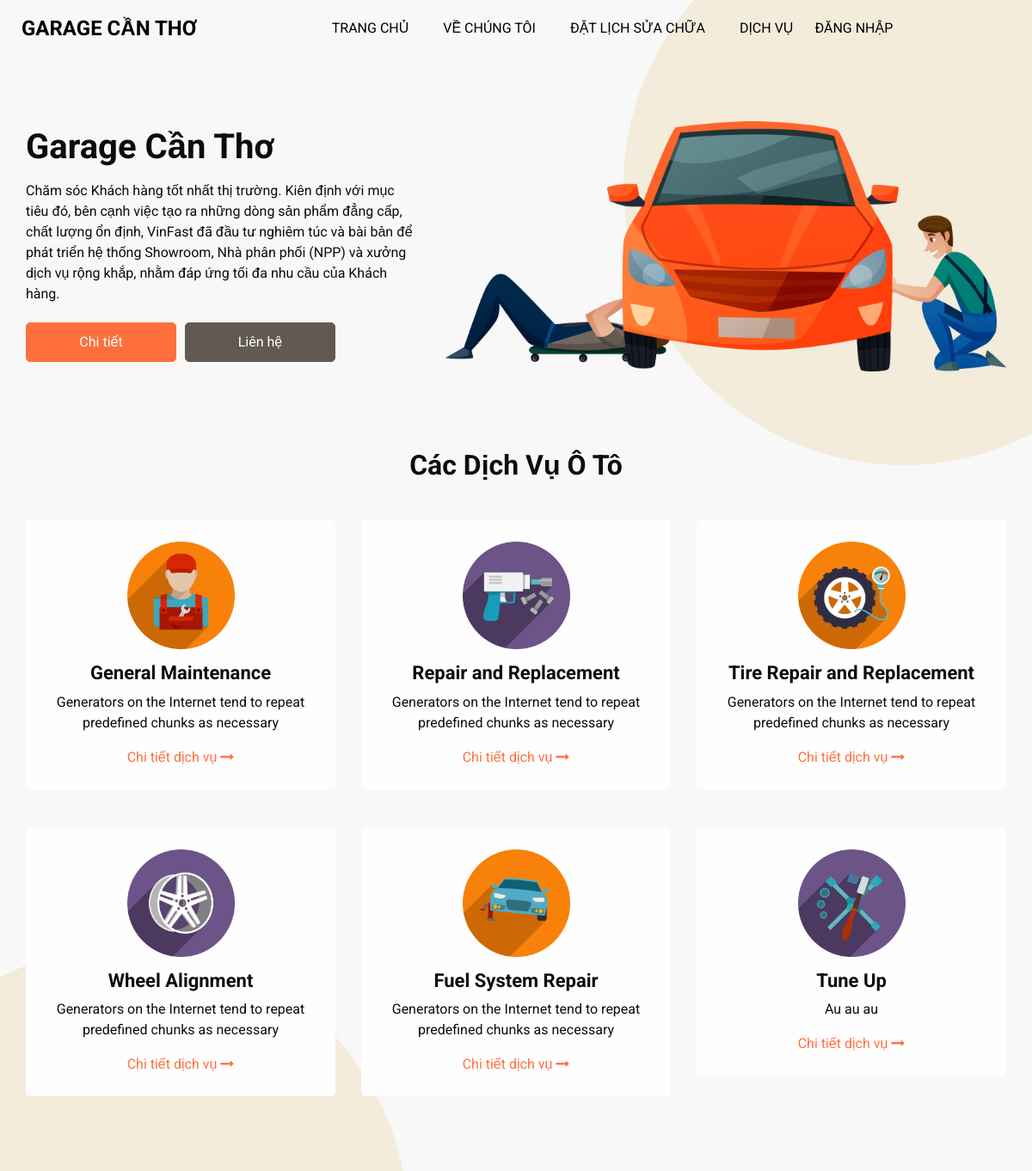
Before: / (upper part) with the older database file.
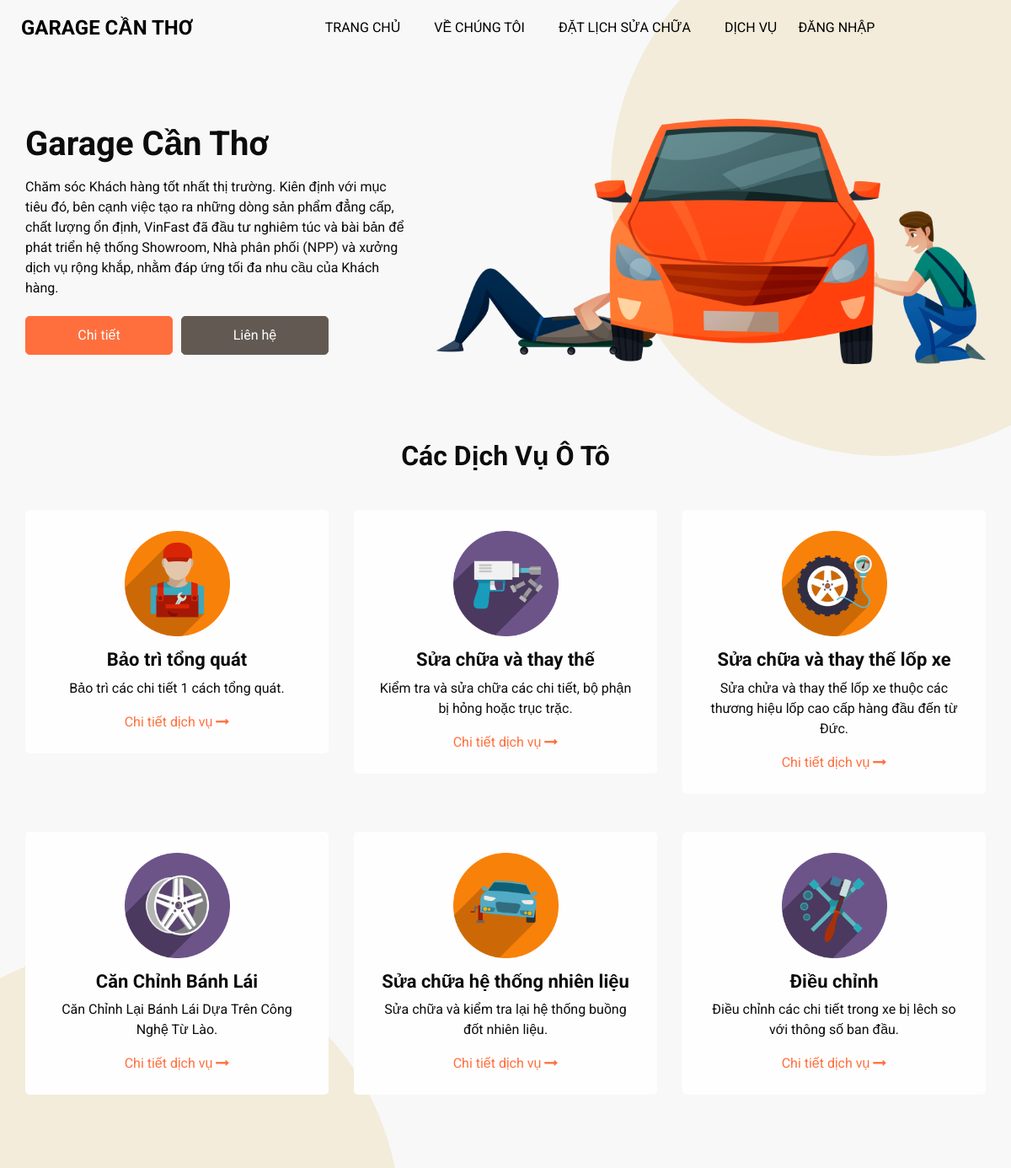
After: the same page with the newer database file.
### garage/models.py (models this page shows, shortened)
class Garage(models.Model):
    name = models.CharField(max_length=255, blank=True, verbose_name="Tên cửa hàng")
    description = models.TextField(max_length=2000, blank=True, null=True, verbose_name="Giới thiệu cửa hàng")
    image = models.ImageField(max_length=255, blank=True)
    created_at = models.DateTimeField(auto_now_add=True)
    class Meta:
        verbose_name_plural  = 'Thông Tin Cửa Hàng'

class Service(models.Model):
    name = models.CharField(max_length=255, blank=True, verbose_name='Tên Dịch Vụ')
    price = models.CharField(max_length=255, blank=True , verbose_name='Giá (VND)')
    time_todo = models.CharField(max_length=255, blank=True , verbose_name='Thời gian (phút)')
    description = models.TextField(max_length=255, blank=True, null=True, verbose_name='Mô tả')
    image = models.ImageField(max_length=255, blank=True)
    created_at = models.DateTimeField(auto_now_add=True)
    class Meta:
        verbose_name_plural  = 'Dịch Vụ'

### garage/views.py (the view)
# urls.py: path('', Homepage.as_view(), name ='homepage'),
class Homepage(ListView):
    model = Service
    template_name = 'garage/index.html'
    context_object_name = 'services'
    def get_context_data(self, **kwargs):
        context = super(Homepage, self).get_context_data(**kwargs)
        context['garage'] = Garage.objects.get(id=1)
        return context

### garage/templates/garage/index.html (shortened to what this page needs)
  {% extends 'garage/partials/main.html' %}
    <section class="slider_section">
      <div id="customCarousel1" class="carousel slide" data-ride="carousel">
        <div class="carousel-inner">
          <div class="carousel-item active">
            <div class="container">
              <div class="row">
                <div class="col-md-6 col-lg-5">
                  <div class="detail-box">
                    <h1>{{garage.name}}</h1>
                    <p>{{garage.description}}</p>
                    <div class="btn-box">
                      <a href="" class="btn-1">Chi tiết</a>
                      <a href="" class="btn-2"> Liên hệ</a>
                    </div>
                  </div>
                </div>
                <div class="col-md-6 col-lg-7">
                  <div class="img-box">
                    {% load static %}
                    <img src="{% static '/images/slider-img.png' %}" alt="" />
                  </div>
                </div>
              </div>
            </div>
          </div>
        </div>
      </div>
    </section>
    <section class="service_section" id="services">
      <div class="container">
        <div class="heading_container heading_center">
          <h2>Các Dịch Vụ Ô Tô</h2>
        </div>
      </div>
      <div class="container">
        <div class="row">
          {% for service in services %}
          <div class="col-md-6 col-lg-4">
            <div class="box">
              <div class="img-box">
                <img src="{{service.image.url}}" alt="" />
              </div>
              <div class="detail-box">
                <h4>{{service.name}}</h4>
                <p>{{service.description}}</p>
                <a href="{% url 'service' service.id %}">
                 Chi tiết dịch vụ
                  <i class="fa fa-long-arrow-right" aria-hidden="true"></i>
                </a>
              </div>
            </div>
          </div>
          {% endfor %}
        </div>
      </div>
    </section>
    <section class="about_section layout_padding">
              {% load static %}
    </section>
    {% load static %}
    {% load static %}
    {% load static %}

### garage/templates/garage/partials/main.html (shortened to what this page needs)
{% load static %}
<!DOCTYPE html>
<html lang="en">
  {% include 'garage/partials/header.html' %}
  <body>
    {% block content %} {% endblock %}
  </body>
</html>

### garage/templates/garage/partials/header.html (shortened to what this page needs)
{% load static %}
<head>
  {% load static %}
  <link
    rel="stylesheet"
    type="text/css"
    href="{% static 'css/bootstrap.css' %}"
  />
  {% load static %}
  <link href="{% static 'css/font-awesome.min.css' %}" rel="stylesheet" />
  {% load static %}
  <link href="{% static 'css/booking.css' %}" rel="stylesheet" />
  {% load static %}
  <link href="{% static 'css/style.css' %}" rel="stylesheet" />
  {% load static %}
  <link href="{% static  'css/responsive.css' %}" rel="stylesheet" />
</head>
<body>
  <header class="header_section">
    <div class="container-fluid">
      <nav class="navbar navbar-expand-lg custom_nav-container">
        <a class="navbar-brand" href="{% url 'homepage' %}">
          <span>{{garage.name}}</span>
        </a>
        <div class="collapse navbar-collapse" id="navbarSupportedContent">
          <ul class="navbar-nav ml-auto">
            <li class="nav-item active">
              <a class="nav-link" href="{% url 'homepage' %}"
                >Trang Chủ <span class="sr-only">(current)</span></a
              >
            </li>
            <li class="nav-item">
              <a class="nav-link" href=""> Về chúng tôi</a>
            </li>
            <li class="nav-item">
              <a class="nav-link" href="{% url 'booking' %}"
                >Đặt lịch sửa chữa</a
              >
            </li>
            <li class="nav-item">
              <a class="nav-link" href="{% url 'homepage' %}#services"
                >Dịch vụ</a
              >
            </li>
          </ul>
          <div class="quote_btn-container">
            {% if request.user.is_authenticated %}
            <div class="wrap-logout">
              <p style="text-transform: uppercase">
                Xin chào, {{request.user}} |
              </p>
              <a href="{% url 'logout' %}"> Đăng Xuất</a>
            </div>
            {% else %}
            <a href="{% url 'login' %}">Đăng Nhập</a>
            {% endif %}
          </div>
        </div>
      </nav>
    </div>
  </header>
</body>

### static/css/style.css (style rules this page uses)
html { overflow-x: hidden; }
body { font-family: "Roboto", sans-serif; color: #0c0c0c; background-color: #f8f8f8; overflow-x: hidden; }
section { max-width: 1400px; margin: auto; }
.layout_padding { padding: 90px 0; }
.heading_container { display: -webkit-box; display: -ms-flexbox; display: flex; -webkit-box-orient: vertical; -webkit-box-direction: normal; -ms-flex-direction: column; flex-direction: column; -webkit-box-align: start; -ms-flex-align: start; align-items: flex-start; }
.heading_container h2 { position: relative; font-weight: bold; margin: 0; }
.heading_container.heading_center { -webkit-box-align: center; -ms-flex-align: center; align-items: center; text-align: center; }
a, a:hover, a:focus { text-decoration: none; }
.header_section .container-fluid { padding-right: 25px; padding-left: 25px; }
.navbar-brand span { font-weight: bold; color: #000000; font-size: 24px; text-transform: uppercase; }
.custom_nav-container { padding: 10px 0; }
.custom_nav-container .navbar-nav .nav-item .nav-link { padding: 5px 20px; color: #000000; text-align: center; text-transform: uppercase; }
.navbar-nav { flex: 3; justify-content: flex-end; }
.quote_btn-container { flex: 1; display: -webkit-box; display: -ms-flexbox; display: flex; -webkit-box-align: center; -ms-flex-align: center; align-items: center; }
.quote_btn-container a { color: #000000; text-transform: uppercase; margin-left: 5px; }
.slider_section { display: -webkit-box; display: -ms-flexbox; display: flex; -webkit-box-align: center; -ms-flex-align: center; align-items: center; padding-top: 75px; padding-bottom: 90px; position: relative; }
.slider_section::before { content: ""; position: absolute; top: 150px; right: 150px; width: 650px; height: 650px; -webkit-transform: translate(50%, -50%); transform: translate(50%, -50%); background-color: #f3ecdb; border-radius: 100%; z-index: -1; }
.slider_section .row { -webkit-box-align: center; -ms-flex-align: center; align-items: center; }
.slider_section #customCarousel1 { width: 100%; position: unset; }
.slider_section .detail-box h1 { font-weight: bold; margin-bottom: 15px; }
.slider_section .detail-box .btn-box { display: -webkit-box; display: -ms-flexbox; display: flex; -ms-flex-wrap: wrap; flex-wrap: wrap; margin: 0 -5px; }
.slider_section .detail-box a { margin: 5px; width: 175px; text-align: center; }
.slider_section .detail-box .btn-1 { display: inline-block; padding: 10px 15px; background-color: #ff6f3d; color: #ffffff; border-radius: 5px; border: 1px solid #ff6f3d; -webkit-transition: all 0.3s; transition: all 0.3s; }
.slider_section .detail-box .btn-2 { display: inline-block; padding: 10px 15px; background-color: #625a52; color: #ffffff; border-radius: 5px; border: 1px solid #625a52; -webkit-transition: all 0.3s; transition: all 0.3s; }
.slider_section .img-box img { width: 100%; }
.service_section { position: relative; }
.service_section .box { margin-top: 45px; display: -webkit-box; display: -ms-flexbox; display: flex; -webkit-box-orient: vertical; -webkit-box-direction: normal; -ms-flex-direction: column; flex-direction: column; -webkit-box-align: center; -ms-flex-align: center; align-items: center; text-align: center; padding: 25px; background-color: #fffefe; border-radius: 5px; }
.service_section .box .img-box { width: 125px; height: 125px; }
.service_section .box .img-box img { width: 100%; }
.service_section .box .detail-box { margin-top: 15px; }
.service_section .box .detail-box h4 { font-weight: bold; font-size: 22px; }
.service_section .box .detail-box a { color: #ff6f3d; }
.about_section { position: relative; }
.about_section::before { content: ""; position: absolute; top: 150px; left: 150px; width: 650px; height: 650px; -webkit-transform: translate(-50%, -50%); transform: translate(-50%, -50%); background-color: #f3ecdb; border-radius: 100%; z-index: -1; }

### static/css/responsive.css (style rules this page uses)
@media (min-width: 1200px) { .container { max-width: 1170px; } }

Changed rows visible on the page:
changed Service: name "General Maintenance" → "Bảo trì tổng quát"; description "Generators on the Internet tend to repeat predefined chunks as necessary" → "Bảo trì các chi tiết 1 cách tổng quát."
changed Service: name "Repair and Replacement" → "Sửa chữa và thay thế"; description "Generators on the Internet tend to repeat predefined chunks as necessary" → "Kiểm tra và sửa chữa các chi tiết, bộ phận bị hỏng hoặc trục trặc."
changed Service: name "Tire Repair and Replacement" → "Sửa chữa và thay thế lốp xe"; description "Generators on the Internet tend to repeat predefined chunks as necessary" → "Sửa chửa và thay thế lốp xe thuộc các thương hiệu lốp cao cấp hàng đầu đến từ Đức."
changed Service: name "Wheel Alignment" → "Căn Chỉnh Bánh Lái"; description "Generators on the Internet tend to repeat predefined chunks as necessary" → "Căn Chỉnh Lại Bánh Lái Dựa Trên Công Nghệ Từ Lào."
changed Service: name "Fuel System Repair" → "Sửa chữa hệ thống nhiên liệu"; description "Generators on the Internet tend to repeat predefined chunks as necessary" → "Sửa chữa và kiểm tra lại hệ thống buồng đốt nhiên liệu."
changed Service: name "Tune Up" → "Điều chỉnh"; description "Au au au" → "Điều chỉnh các chi tiết trong xe bị lêch so với thông số ban đầu."
